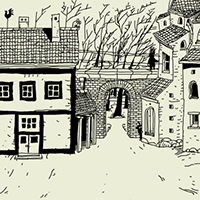
%> input picture image/daymaretown_3.jpg, 200 x 200 px
$ octave kadai3.m   (GNU Octave 9; MATLAB toolbox functions it lacks are replaced by stand-ins)
%> lines starting %> are read from the running program, lines starting %| are printed output that depends on the picture; in (x1, y1, x2, y2) boxes, pixels count from 0 and x2, y2 are one past the last pixel; in counts of white or black regions, pixels touching at a corner belong together; the program's own positions count from 1
% 課題３　閾値処理
% 閾値を4パターン設定し,閾値処理た画像を示せ．
% 下記はサンプルプログラムである．
% 課題作成にあたっては「Lenna」以外の画像を用いよ．

clear; % 変数のオールクリア

ORG=imread('daymaretown_3.jpg'); % 原画像の入力
%> ORG is the input picture: size 200x200x3 uint8; mean R, G, B 179.2, 180.6, 164.7
ORG= rgb2gray(ORG); % カラー画像を白黒濃淡画像へ変換
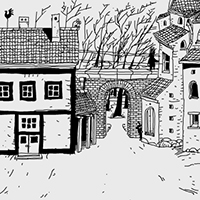
%> ORG: size 200x200 uint8; min 0, max 255, mean 178.5
imagesc(ORG); colormap(gray); colorbar; % 画像の表示
pause;

IMG = ORG > 64; % 輝度値が64以上の画素を1，その他を0に変換
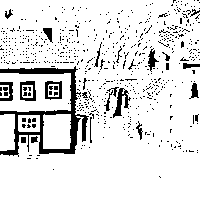
%> IMG: size 200x200 logical; 88.1% white; 624 black regions (599 under 20 px), largest, box (x1, y1, x2, y2) and area: (0, 66, 89, 157) 1791, (113, 88, 131, 118) 212, (20, 81, 36, 101) 158
imagesc(IMG); colormap(gray); colorbar;
pause;

IMG = ORG > 96;
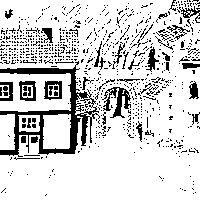
%> IMG: size 200x200 logical; 82.4% white; 772 black regions (727 under 20 px), largest, box (x1, y1, x2, y2) and area: (0, 61, 100, 157) 2239, (102, 87, 131, 118) 382, (44, 81, 62, 100) 176
imagesc(IMG); colormap(gray); colorbar;
pause;

IMG = ORG > 128;
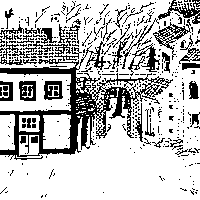
%> IMG: size 200x200 logical; 74.4% white; 415 black regions (371 under 20 px), largest, box (x1, y1, x2, y2) and area: (0, 41, 173, 160) 4383, (153, 19, 191, 60) 351, (158, 0, 200, 24) 340
imagesc(IMG); colormap(gray); colorbar;
pause;

IMG = ORG > 192;
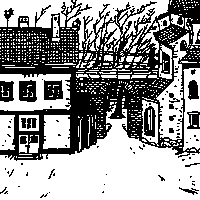
%> IMG: size 200x200 logical; 58.6% white; 93 black regions (75 under 20 px), largest, box (x1, y1, x2, y2) and area: (0, 0, 200, 161) 14334, (19, 80, 37, 102) 326, (44, 80, 63, 100) 320
imagesc(IMG); colormap(gray); colorbar;
